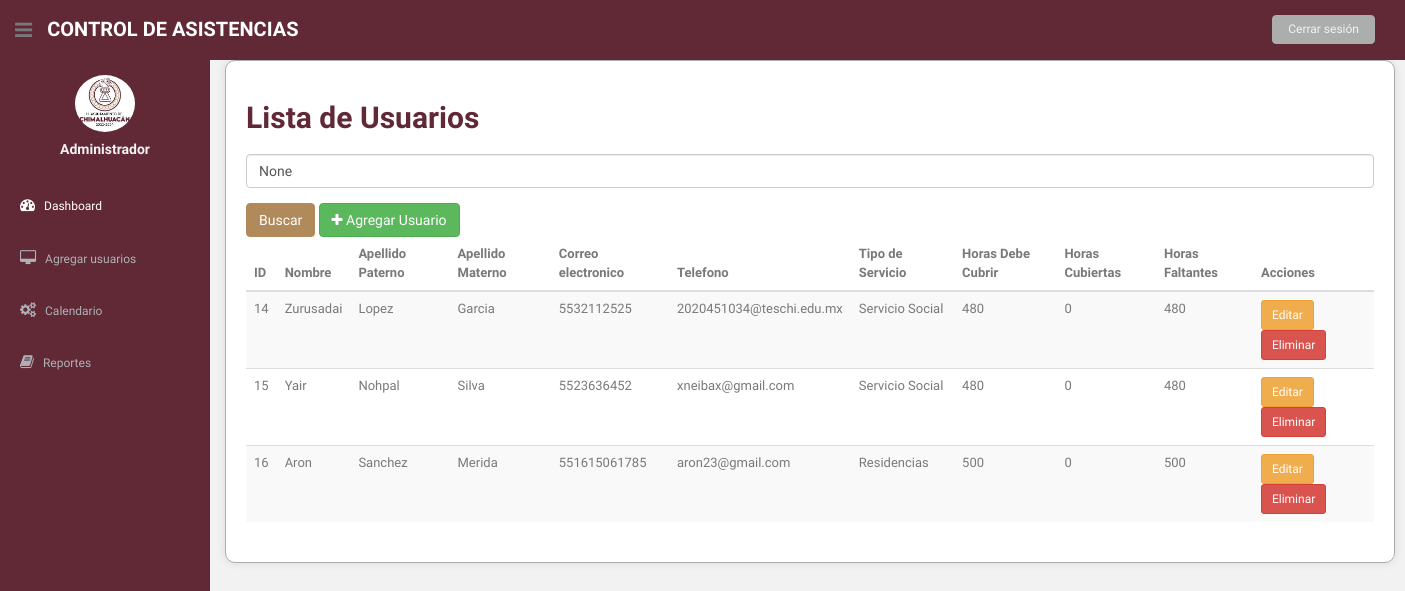
Page /lista_usuarios/ (signed in) on the earlier database version.
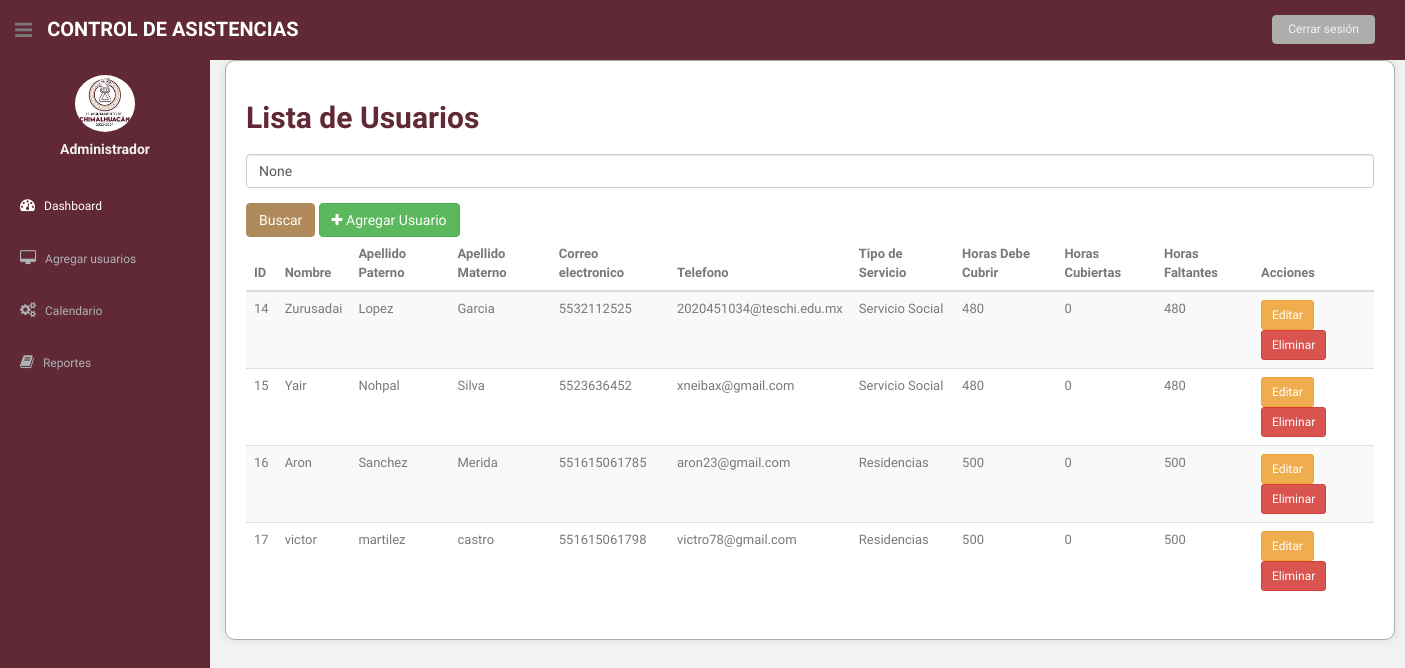
Same page on the later database version.
### asistencia/models.py (models this page shows, shortened)
class Usuario(models.Model):
    nombre = models.CharField(max_length=100)
    apellido_paterno = models.CharField(max_length=100)
    apellido_materno = models.CharField(max_length=100)
    telefono = models.CharField(max_length=20)
    correo_electronico = models.EmailField(max_length=255)
    user = models.OneToOneField(User, on_delete=models.CASCADE, null=True, blank=True)
    OPCIONES_SERVICIO = [
        ('SS', 'Servicio Social'),
        ('R', 'Residencias'),
    ]
    tipo_servicio = models.CharField(max_length=2, choices=OPCIONES_SERVICIO)
    horas_realizadas = models.IntegerField(default=0)  # Se actualizará según las horas realizadas
    horas_requeridas = models.IntegerField()  # Horas requeridas para el servicio

### asistencia/views.py (the view)
# urls.py: path('lista_usuarios/', views.lista_usuarios, name='lista_usuarios'),
@login_required
def lista_usuarios(request):
    usuarios = Usuario.objects.all()
    query = request.GET.get('q')
    if query:
        usuarios = usuarios.filter(nombre__icontains=query)
    for usuario in usuarios:
        try:
            horas_realizadas = 0
            asistencias = Asistencia.objects.filter(usuario=usuario, fecha_salida__isnull=False)
            for asistencia in asistencias:
                if asistencia.fecha_salida and asistencia.fecha_entrada:
                    delta = asistencia.fecha_salida - asistencia.fecha_entrada
                    horas_realizadas += delta.total_seconds() / 3600
            usuario.horas_realizadas = horas_realizadas
            usuario.horas_faltantes = usuario.horas_requeridas - horas_realizadas
        except Exception as e:
            print(f"Error al calcular horas para {usuario}: {e}")
            usuario.horas_realizadas = 0
            usuario.horas_faltantes = usuario.horas_requeridas
    return render(request, 'lista_usuarios.html', {'usuarios': usuarios, 'query': query})

### asistencia/templates/lista_usuarios.html (shortened to what the changed rows need)
{% load static %}
<!DOCTYPE html>
<html lang="en">
<head>
  <link href="{% static 'css/bootstrap.css' %}" rel="stylesheet">
  <link href="{% static 'font-awesome/css/font-awesome.css' %}" rel="stylesheet" />
  <link rel="stylesheet" type="text/css" href="{% static 'css/zabuto_calendar.css' %}">
  <link rel="stylesheet" type="text/css" href="{% static 'js/gritter/css/jquery.gritter.css' %}" />
  <link rel="stylesheet" type="text/css" href="{% static 'lineicons/style.css' %}">
  <link href="{% static 'css/style.css' %}" rel="stylesheet">
  <link href="{% static 'css/style-responsive.css' %}" rel="stylesheet">
</head>
<body>
  <section id="container">
    <section id="main-content">
      <section class="wrapper">
        <div class="container">
          <h2>Lista de Usuarios</h2>
          <div class="table-responsive">
            <table class="table table-striped">
              <thead>
                <tr>
                  <th>ID</th>
                  <th>Nombre</th>
                  <th>Apellido Paterno</th>
                  <th>Apellido Materno</th>
                  <th>Correo electronico</th>
                  <th>Telefono</th>
                  <th>Tipo de Servicio</th>
                  <th>Horas Debe Cubrir</th>
                  <th>Horas Cubiertas</th>
                  <th>Horas Faltantes</th>
                  <th>Acciones</th>
                </tr>
              </thead>
              <tbody>
                {% for usuario in usuarios %}
                <tr>
                  <td>{{ usuario.id }}</td>
                  <td>{{ usuario.nombre }}</td>
                  <td>{{ usuario.apellido_paterno }}</td>
                  <td>{{ usuario.apellido_materno }}</td>
                  <td>{{ usuario.telefono }}</td>
                  <td>{{ usuario.correo_electronico }}</td>
                  <td>{{ usuario.get_tipo_servicio_display }}</td>
                  <td>{{ usuario.horas_requeridas }}</td>
                  <td>{{ usuario.horas_realizadas }}</td>
                  <td>{{ usuario.horas_faltantes }}</td>
                  <td>
                    <a href="{% url 'editar_usuario' usuario.pk %}" class="btn btn-warning btn-sm">Editar</a>
                    <a href="{% url 'eliminar_usuario' usuario.pk %}" class="btn btn-danger btn-sm">Eliminar</a>
                  </td>
                </tr>
                {% endfor %}
              </tbody>
            </table>
          </div>
        </div>
      </section>
    </section>
  </section>
</body>
</html>

Differences in the rows shown:
added Usuario: id "17", nombre "victor", apellido_paterno "martilez", apellido_materno "castro", telefono "551615061798", correo_electronico "victro78@gmail.com", tipo_servicio "Residencias", horas_requeridas "500", horas_realizadas "0", horas_faltantes "500"
